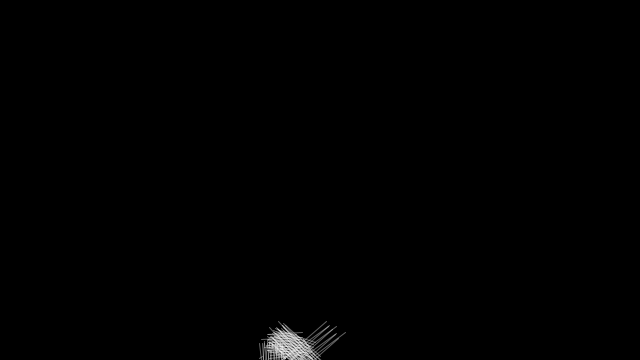
Frame 1 (no input)
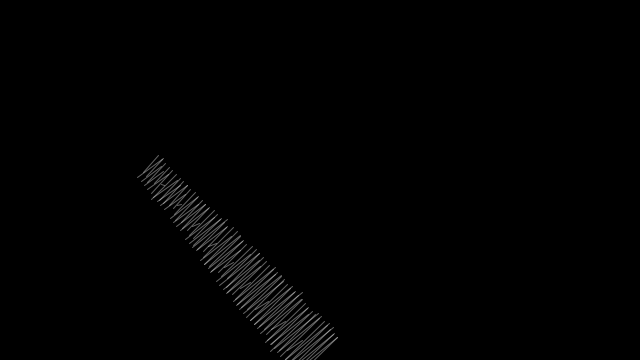
Frame 60 (the mouse pressed at the canvas centre just before this capture)
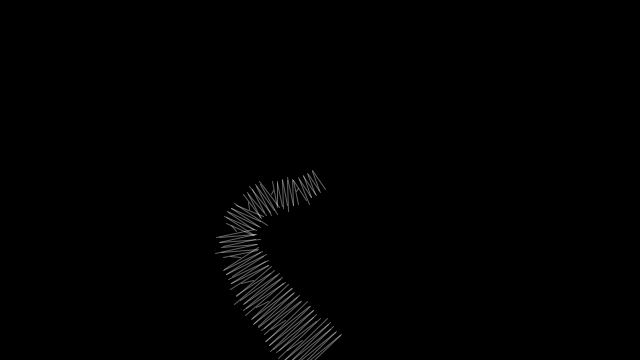
Frame 120 (the mouse held since frame 60 and released just before this capture)

The Processing sketch that drew these frames (run headless with seeded random() and noise(); from frame 60 on, the mouse is pressed at the canvas centre):

// Processing sketch: Reach2
// ── Reach2.pde
// IDEA:
// Use this as a stepping stone toward using actual motion capture data/ animated skelaton to create stitching paths (goal is to get improved stitch tweening and more control of stitches)


/**
 * Reach 2  
 * based on code from Keith Peters.
 * 
 * The arm follows the position of the mouse by
 * calculating the angles with atan2(). 
 */

int frames = 0;
int segs;

int numSegments = 10;
float[] x = new float[numSegments];
float[] y = new float[numSegments];
float[] angle = new float[numSegments];
float segLength = 26;
float targetX, targetY;

void setup() {
  size(640, 360);
  strokeWeight(20.0);
  stroke(255, 100);
  x[x.length-1] = width/2;     // Set base x-coordinate
  y[x.length-1] = height;  // Set base y-coordinate
}

void draw() {
  background(0);

  segs = 0;
  
  reachSegment(0, mouseX, mouseY);
  for(int i=1; i<numSegments; i++) {
    reachSegment(i, targetX, targetY);
  }
  for(int i=x.length-1; i>=1; i--) {
    positionSegment(i, i-1);  
  } 
  for(int i=0; i<x.length; i++) {
    segment(x[i], y[i], angle[i], (i+1)*2); 
  }
  frames++;
}






void positionSegment(int a, int b) {
  x[b] = x[a] + cos(angle[a]) * segLength;
  y[b] = y[a] + sin(angle[a]) * segLength; 
}

void reachSegment(int i, float xin, float yin) {
  float dx = xin - x[i];
  float dy = yin - y[i];
  angle[i] = atan2(dy, dx);  
  targetX = xin - cos(angle[i]) * segLength;
  targetY = yin - sin(angle[i]) * segLength;
}

void segment(float x, float y, float a, float sw) {
  strokeWeight(1);
  pushMatrix();
  translate(x, y);
  rotate(a);
  float  pieceLen = segLength/10;
  beginShape();
  line(0, 0, pieceLen, (0%2*2-1)*sw);
  for(int i = 1; i< 10;i++){
    translate(pieceLen,0);
    line(0, ((i-1)%2*2-1)*(sw+noise(segs-1*.01,frames*.02)*20), pieceLen, (i%2*2-1)*(sw+noise(segs*.01,frames*.02)*20));
    segs ++;
  }
  endShape();
  popMatrix();
}
